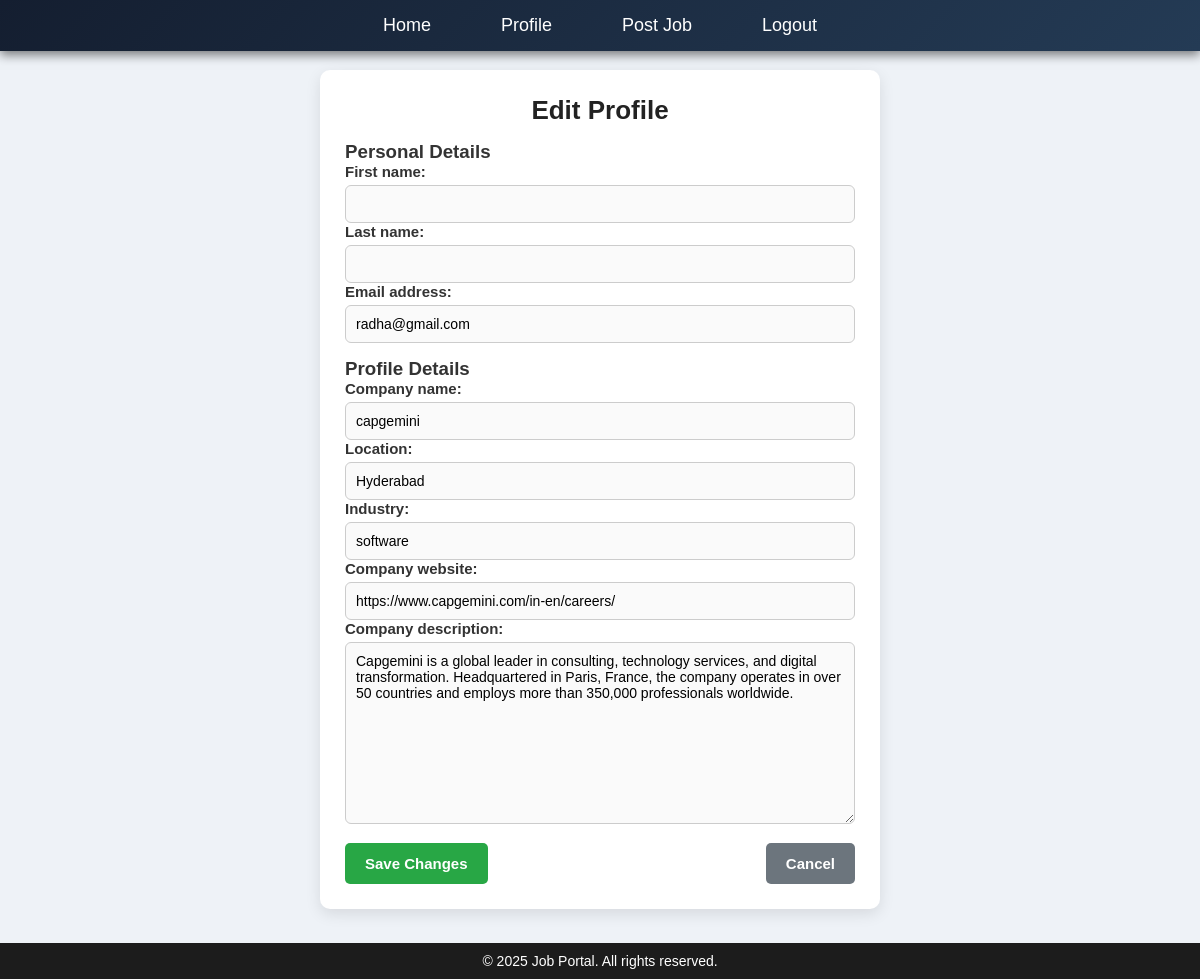
Page /profile/edit/ (signed in) on the committed database.
### job_app/models.py (models this page shows, shortened)
class User(AbstractUser):
    is_recruiter = models.BooleanField(default=False)
    groups = models.ManyToManyField(Group, related_name="custom_user_set", blank=True)
    user_permissions = models.ManyToManyField(Permission, related_name="custom_user_permissions_set", blank=True)

class RecruiterProfile(models.Model):
    user = models.OneToOneField(settings.AUTH_USER_MODEL, on_delete=models.CASCADE)
    company_name = models.CharField(max_length=255)
    company_website = models.URLField()
    company_description = models.TextField()
    location = models.CharField(max_length=255)
    industry = models.CharField(max_length=255)

### job_app/views.py (the view)
# urls.py: path('profile/edit/', edit_profile, name='edit_profile'),
@login_required
def edit_profile(request):
    user = request.user
    if user.is_recruiter:
        profile, created = RecruiterProfile.objects.get_or_create(user=user)
        profile_form_class = RecruiterProfileEditForm
    else:
        profile, created = JobSeekerProfile.objects.get_or_create(user=user)
        profile_form_class = JobSeekerProfileEditForm
    if request.method == 'POST':
        user_form = UserEditForm(request.POST, instance=user)
        profile_form = profile_form_class(request.POST, instance=profile)
        if user_form.is_valid() and profile_form.is_valid():
            user_form.save()
            profile_form.save()
            messages.success(request, "Profile updated successfully!")
            return redirect('job_app:profile')
    else:
        user_form = UserEditForm(instance=user)
        profile_form = profile_form_class(instance=profile)
    return render(request, 'edit_profile.html', {'user_form': user_form, 'profile_form': profile_form})

### job_app/forms.py
class UserEditForm(forms.ModelForm):
    class Meta:
        model = User
        fields = ['first_name', 'last_name', 'email']

class RecruiterProfileEditForm(forms.ModelForm):
    class Meta:
        model = RecruiterProfile
        fields = ['company_name', 'location', 'industry', 'company_website', 'company_description']

### template/edit_profile.html (shortened to what this page needs)
{% extends "navbar.html" %}
{% load static %}
{% block css %}
<link rel="stylesheet" href="{% static 'css/edit_profile.css' %}">
{% endblock %}
{% block content %}
<div class="container">
    <div class="edit-profile-form">
        <h1>Edit Profile</h1>
        <form method="POST" enctype="multipart/form-data">
            <h3>Personal Details</h3>
            <div class="form-group">
                {{ user_form.as_p }}
            </div>
            <h3>Profile Details</h3>
            <div class="form-group">
                {{ profile_form.as_p }}
            </div>
            <div class="form-actions">
                <button type="submit" class="btn btn-success">Save Changes</button>
                <a href="{% url 'job_app:profile' %}" class="btn btn-secondary">Cancel</a>
            </div>
        </form>
    </div>
</div>
{% endblock %}

### static/css/navbar.css (style rules this page uses)
* { margin: 0; padding: 0; box-sizing: border-box; font-family: 'Poppins', sans-serif; }

### static/css/edit_profile.css (style rules this page uses)
* { margin: 0; padding: 0; box-sizing: border-box; }
body { font-family: 'Arial', sans-serif; background-color: #eef2f7; color: #333; }
.container { width: 100%; max-width: 600px; margin: 50px auto; padding: 20px; }
.edit-profile-form { background: #fff; border-radius: 10px; box-shadow: 0 5px 15px rgba(0, 0, 0, 0.1); padding: 25px; transition: all 0.3s ease-in-out; }
h1 { text-align: center; font-size: 26px; margin-bottom: 15px; color: #222; }
.form-group { margin-bottom: 15px; }
form .form-group label { font-weight: bold; font-size: 15px; display: block; margin-bottom: 5px; }
form input, form select, form textarea { width: 100%; padding: 10px; border: 1px solid #ccc; border-radius: 6px; font-size: 14px; background-color: #fafafa; transition: border 0.3s ease-in-out; }
.form-actions { display: flex; justify-content: space-between; align-items: center; margin-top: 15px; }
.btn { padding: 12px 20px; font-size: 15px; font-weight: bold; border-radius: 5px; text-decoration: none; cursor: pointer; text-align: center; display: inline-block; transition: background 0.3s ease-in-out; border: none; }
.btn-success { background-color: #28a745; color: #fff; }
.btn-secondary { background-color: #6c757d; color: #fff; }

### rows in the picture
User: email "radha@gmail.com"
RecruiterProfile: company_name "capgemini", location "Hyderabad", industry "software", company_website "https://www.capgemini.com/in-en/careers/", company_description "Capgemini is a global leader in consulting, technology services, and digital transformation. Headquartered in Paris, France, the company operates in over 50 countries and employs more than 350,000 professionals worldwide."
